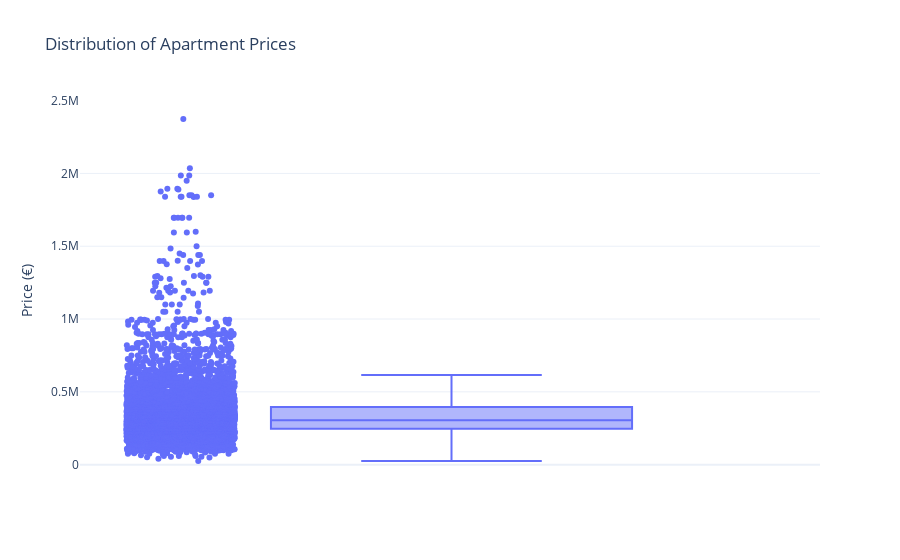

The notebook cell saved with this chart:
### Markdown cell above
# Distribution of apartment prices

### Code cell
import plotly.express as px

fig = px.box(
    apartments,
    y="Price",
    points="all",   # show all points
    title="Distribution of Apartment Prices",
    labels={"Price": "Price (€)"},
    template="plotly_white"
)

fig.show()

### Figure 1 — Plotly figure (JSON) as saved in the notebook; plotly's stock layout.template omitted (floating-point values rounded to 4 significant figures; data arrays with more than 128 entries replaced by an {"elided": "..."} marker saying what was removed)
{"data": [{"alignmentgroup": "True", "boxpoints": "all", "hovertemplate": "Price (€)=%{y}<extra></extra>", "legendgroup": "", "marker": {"color": "#636efa"}, "name": "", "notched": false, "offsetgroup": "", "orientation": "v", "showlegend": false, "type": "box", "x0": " ", "xaxis": "x", "y": {"elided": "7697 float values"}, "y0": " ", "yaxis": "y"}], "layout": {"boxmode": "group", "legend": {"tracegroupgap": 0}, "title": {"text": "Distribution of Apartment Prices"}, "xaxis": {"anchor": "y", "domain": [0, 1]}, "yaxis": {"anchor": "x", "domain": [0, 1], "title": {"text": "Price (€)"}}}}
